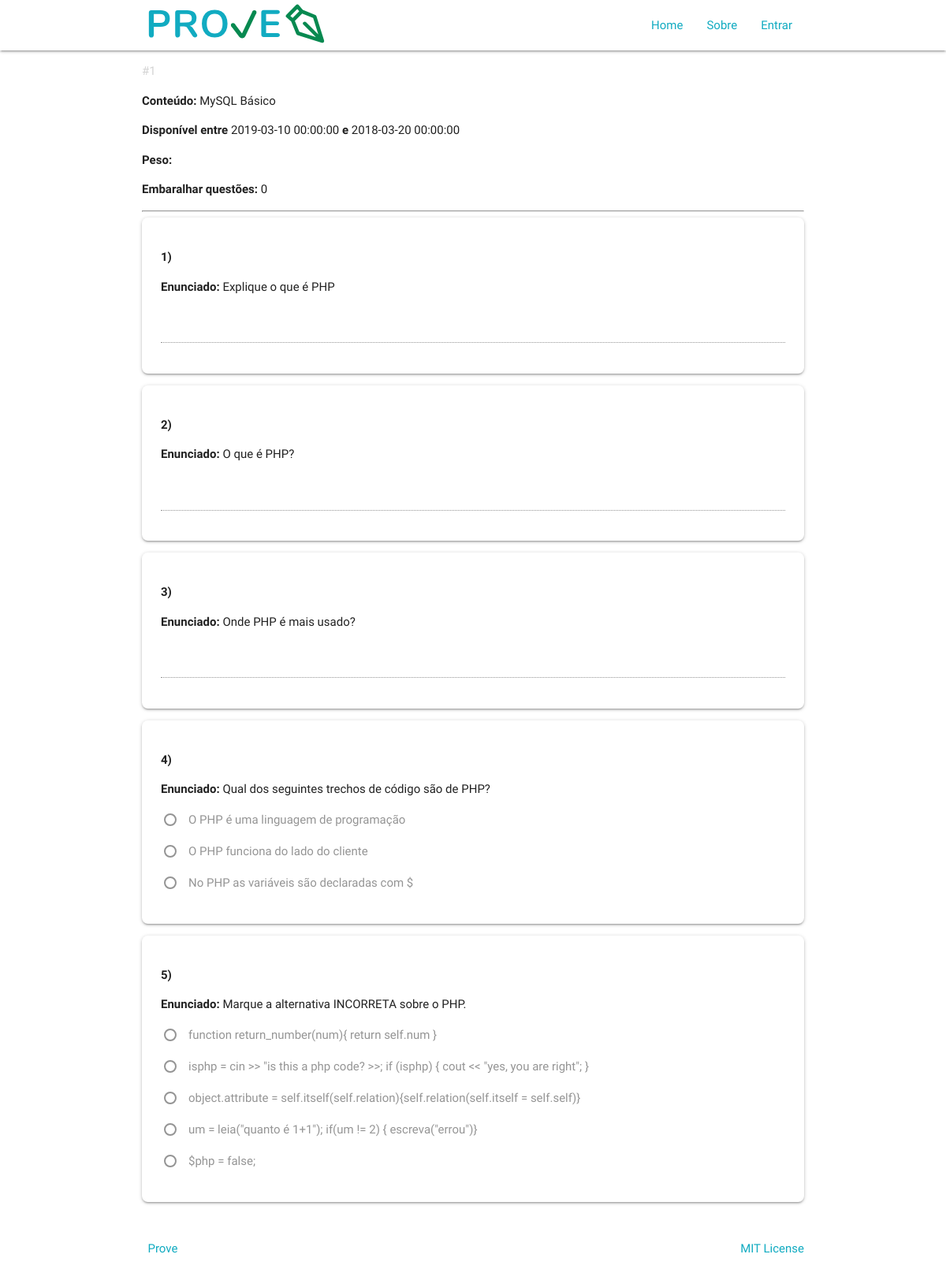
Page /avaliacao.php?codigo=1 on the committed database.
### tables this page shows
CREATE TABLE IF NOT EXISTS `Avaliacoes` (
  `Codigo_Avaliacao` INT NOT NULL AUTO_INCREMENT,
  `Conteudo` VARCHAR(50) NOT NULL,
  `Disciplina_Codigo_Disciplina` INT NOT NULL,
  `Data_Inicio` DATETIME NOT NULL,
  `Data_Fim` DATETIME NOT NULL,
  `Peso` VARCHAR(5) NULL,
  `Embaralhar` TINYINT NULL,
  PRIMARY KEY (`Codigo_Avaliacao`),
  INDEX `fk_Avaliacoes_Disciplina1_idx` (`Disciplina_Codigo_Disciplina` ASC),
  CONSTRAINT `fk_Avaliacoes_Disciplina1`
    FOREIGN KEY (`Disciplina_Codigo_Disciplina`)
    REFERENCES `Disciplinas` (`Codigo_Disciplina`)
    ON DELETE NO ACTION
    ON UPDATE NO ACTION);

CREATE TABLE IF NOT EXISTS `Questao` (
  `Codigo_Questao` INT NOT NULL AUTO_INCREMENT,
  `Enunciado` VARCHAR(100),
  `Texto` TEXT NULL,
  `Tipo_Codigo` INT NOT NULL,
  PRIMARY KEY (`Codigo_Questao`),
  INDEX `fk_Questao_Tipo1_idx` (`Tipo_Codigo` ASC),
  CONSTRAINT `fk_Questao_Tipo1`
    FOREIGN KEY (`Tipo_Codigo`)
    REFERENCES `Tipo` (`Codigo_Tipo`)
    ON DELETE NO ACTION
    ON UPDATE NO ACTION);

### disciplinas_pdo.php (called while the page is built, shortened)
<?php
function selectPDO_discaval ($codigo, $tabela ) {
	try {
		$sql = 'select d.Codigo_Disciplina as "ID Disciplina", d.Nome as "Disciplina", a.Codigo_Avaliacao as "ID Avaliacao", a.Conteudo, a.Data_Inicio, a.Data_Fim, a.Peso, a.Embaralhar
		 FROM avaliacoes a, disciplinas d
		 WHERE d.Codigo_Disciplina = a.Disciplina_Codigo_Disciplina ';
		if($tabela == 'disciplina') {
			$sql .= ' and d.Codigo_Disciplina = '.$codigo;
		} else if ($tabela == 'avaliacao') {
			$sql .=  'and a.Codigo_Avaliacao = '.$codigo;
		}
		$sql .= " ORDER BY a.Data_Fim";
		$consulta = $GLOBALS['pdo']->query($sql);
		$registros = array();
		for ($i = 0; $linha = $consulta->fetch(PDO::FETCH_ASSOC); $i++) {
			$registros[$i] = array();
			array_push($registros[$i], $linha['ID Disciplina']);
			array_push($registros[$i], $linha['Disciplina']);
			array_push($registros[$i], $linha['ID Avaliacao']);
			array_push($registros[$i], $linha['Conteudo']);
			array_push($registros[$i], $linha['Data_Inicio']);
			array_push($registros[$i], $linha['Data_Fim']);
			array_push($registros[$i], $linha['Peso']);
			array_push($registros[$i], $linha['Embaralhar']);
		}
		return $registros;
	} catch (PDOException $e) {
		echo "Erro: ".$e->getMessage();
	}
}
?>

### avaliacao.php (the view, shortened to what this page needs)
<!DOCTYPE html>
<?php
	if (isset($_POST['codigo'])) {
		$codigo = $_POST['codigo'];
	} else if (isset($_GET['codigo'])) {
		$codigo = $_GET['codigo'];
	} else {
		$codigo = '';
	}
	include 'disciplinas_pdo.php';
	include 'avaliacao_pdo.php';
	include 'funcoes.php';
	include 'avaliacao_funcaoFormulario.php';
	$registros = selectPDO_discaval($codigo, 'avaliacao');
	if($codigo != '') {
		$cod_avaliacao = $registros[0][2];
		$conteudo = $registros[0][3];
		$data_inicio = $registros[0][4];
		$data_fim = $registros[0][5];
		$peso = $registros[0][6];
		$embaralhar = $registros[0][7];
	} else {
		$title = '';
	}
?>
<html>
<head>
	<link rel="stylesheet" href="https://cdnjs.cloudflare.com/ajax/libs/materialize/1.0.0/css/materialize.min.css">
	<link href="assets/css/login/login.css" type="text/css" rel="stylesheet" media="screen,projection"/>
</head>
<body>
	<header> <?php printHeader(); ?> </header>
	<main>
		<div class="container">
			<?php if($codigo != '') { ?>
				<div id="info-avaliacao">
				<?php
					echo "<p style='color:lightgrey'>#".$cod_avaliacao."</p>";
					echo "<p><b>Conteúdo:</b> ".$conteudo."</p>";
					echo "<p><b>Disponível entre</b> ".$data_inicio." <b>e</b> ".$data_fim."</p>";
					echo "<p><b>Peso: </b>".$peso."</p>";
					echo "<p><b>Embaralhar questões:</b> ".$embaralhar."</p>";
				?>
				</div>
				<hr/>
				<div id="questoes">
					<?php
						gerar_formulario_questoes_visualizar($codigo);
					?>
				</div>
			<?php } else { ?>
				<div id="erro_codigo">
					<p><b>Erro: </b> a página não recebeu nenhum código. Adicione, no final da URL, <code>?codigo=[codigo da disciplina]</code></p>
				</div>
			<?php } ?>
		</div>
	</main>
	<footer class="page-footer">
		<?php printFooter(); ?>
	</footer>
</body>
</html>

### funcoes.php (shortened to what this page needs)
<?php
function printHeader() {
	?>
	<header>
		<div class="navbar-fixed">
			<nav>
			<div class="nav-wrapper container">
				<a href="index.php" class="brand-logo"><img src="assets/img/logo.svg" alt="Prove"></a>
				<ul class="right hide-on-med-and-down">
				<li><a href="./">Home</a></li>
				<li><a href="sobre.html">Sobre</a></li>
				<?php if(isset($_SESSION['matricula'])) { ?>
					<li><a href="logoff.php">Sair</a></li>
				<?php } else { ?>
					<li><a href="entrar.php">Entrar</a></li>
				<?php } ?>
				</ul>
			</div>
			</nav>
		</div>
	</header>
	<?php
}
function printFooter() {
	?>
		<div class="footer-copyright">
			<div class="container">
				<span class="left" id="copyright-js"></span> &nbsp; <a target="_blank" href="https://github.com/MateuxLucax/Prove">Prove</a>
				<span class="right"><a target="_blank" href="https://opensource.org/licenses/MIT">MIT License</a></span>
			</div>
		</div>
	<?php
}
?>

### avaliacao_funcaoFormulario.php (shortened to what this page needs)
<?php
function gerar_formulario_questoes_visualizar($cod_avaliacao, $modo_view='') {
	$query0 = "SELECT count(Questoes_Codigo_Questao) as 'qtd' FROM Questoes_has_Avaliacoes WHERE Avaliacoes_Codigo_Avaliacao = ".$cod_avaliacao;
	$consulta = $GLOBALS['pdo']->query($query0);
	$linha = $consulta->fetch(PDO::FETCH_ASSOC);
	$qtdQuestoes = $linha['qtd'];
	if($qtdQuestoes > 0)
	{
		$query = "SELECT Q.Codigo_Questao, Q.Texto, Q.Enunciado, Q.Tipo_Codigo FROM Questao Q, Questoes_has_Avaliacoes QA WHERE QA.Avaliacoes_Codigo_Avaliacao = ".$cod_avaliacao." AND QA.Questoes_Codigo_Questao = Q.Codigo_Questao ";
		$consulta = $GLOBALS['pdo']->query($query);
		$questoes = array();
		for ($i = 0; $linha = $consulta->fetch(PDO::FETCH_ASSOC); $i++) {
			$questoes[$i] = array();
			array_push($questoes[$i], $linha['Codigo_Questao']);
			array_push($questoes[$i], $linha['Texto']);
			array_push($questoes[$i], $linha['Enunciado']);
			array_push($questoes[$i], $linha['Tipo_Codigo']);
		}
		$noQuestao = 0;
		for ($i=0; $i < count($questoes); $i++) {
			$noQuestao++;
			echo "<div class='card-panel left-align'>";
				echo "<p><b>".$noQuestao.")</b><p>";
				echo "<p><b>Enunciado: </b> ".$questoes[$i][2]."</p>";
				if ($questoes[$i][3] == 1) {
					echo "<textarea class='materialize-textarea' disabled></textarea>";
				} else {
					if ($questoes[$i][3] == 2) { $tipo = 'radio'; }
					else if ($questoes[$i][3] == 3) { $tipo = 'checkbox'; }
					$query3 = "SELECT Descricao FROM Alternativa WHERE Questao_Codigo = ".$questoes[$i][0];
					$consulta = $GLOBALS['pdo']->query($query3);
					$alternativas = array();
					for ($j = 0; $linha = $consulta->fetch(PDO::FETCH_ASSOC); $j++) {
						array_push($alternativas, $linha['Descricao']);
					}
					for ($j=0; $j < count($alternativas); $j++) {
						echo "<p>
							<label>
								<input type=".$tipo." disabled/>
								<span>".$alternativas[$j]."</span>
							</label>
						</p>";
					}
				}
			echo "</div>";
		}
	} else
	{
		echo '<div><i>A avaliação ainda não tem questões.</i></div>';
	}
}
?>

### rows in the picture
avaliacoes: Codigo_Avaliacao "1", Conteudo "MySQL Básico", Data_Inicio "2019-03-10 00:00:00", Data_Fim "2018-03-20 00:00:00", Embaralhar "0"
questao: Enunciado "Explique o que é PHP"
questao: Enunciado "O que é PHP?"
questao: Enunciado "Onde PHP é mais usado?"
questao: Enunciado "Qual dos seguintes trechos de código são de PHP?", j "O PHP é uma linguagem de programação", j "O PHP funciona do lado do cliente", j "No PHP as variáveis são declaradas com $"
questao: Enunciado "Marque a alternativa INCORRETA sobre o PHP.", j "function return_number(num){ return self.num }", j "isphp = cin >> \"is this a php code? >>; if (isphp) { cout << \"yes, you are right\"; }", j "object.attribute = self.itself(self.relation){self.relation(self.itself = self.self)}", j "um = leia(\"quanto é 1+1\"); if(um != 2) { escreva(\"errou\")}", j "$php = false;"
